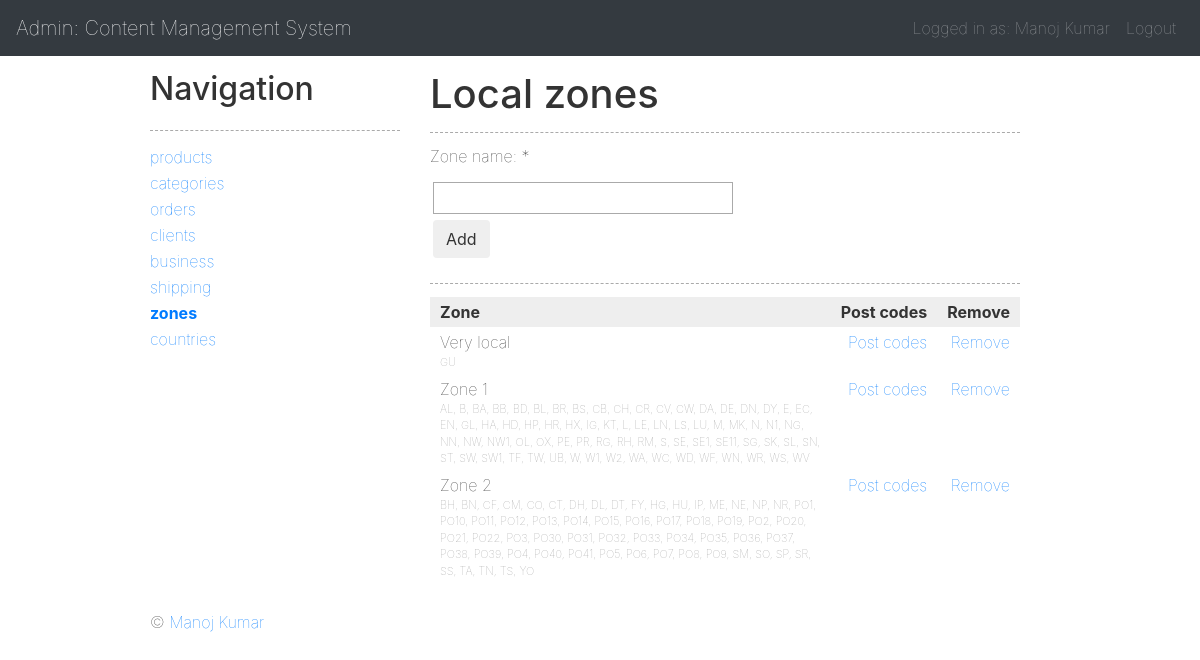
/panel/zone (signed in), run on the app's committed database.
### tables this page shows
CREATE TABLE `zones` (
  `id` int(11) UNSIGNED NOT NULL,
  `name` varchar(100) NOT NULL
);

### app/Plugin.php (called while the page is built, shortened)
<?php
class Plugin
{
    public static function get($file = null, $data = null)
    {
        $path = PLUGIN_PATH . DS . $file . '.php';
        if (!empty($file) && is_file($path)) {
            @include($path);
            return ob_get_clean();
        }
        return null;
    }
}

### index.php (called while the page is built, shortened)
<?php
$core = new Core();
$core->run();

### app/Database/Database.php (called while the page is built, shortened)
<?php
abstract class Database
{
    protected $_schema;
    protected $_hostname;
    protected $_port;
    protected $_database;
    protected $_username;
    protected $_password;
    private $_fetchMode = PDO::FETCH_ASSOC;
    private $_driverOptions = array();
    private $_connectionString = null;
    private $_pdoObject = null;
    public function setDriverOption($key = null, $value = null)
    {
        $this->_driverOptions[$key] = $value;
    }
    private function _setConnection()
    {
        switch ($this->_schema) {
            case 'mysql':
                $this->_connectionString = "mysql:dbname={$this->_database};host={$this->_hostname};port={$this->_port}";
                break;
        }
    }
    private function _connect()
    {
        try {
            $this->_pdoObject = new PDO(
                $this->_connectionString,
                $this->_username,
                $this->_password,
                $this->_driverOptions
            );
        } catch (PDOException $e) {
            echo $this->_exceptionOutput($e, 'There was a problem with the Database connection');
        }
    }
    private function _query($sql = null, $params = null)
    {
        if (!empty($sql)) {
            $statement = $this->_pdoObject->prepare($sql, $this->_driverOptions);
            $paramsConverted = array();
            if (get_magic_quotes_gpc() === true) {
                if (is_array($params)) {
                    foreach ($params as $key => $value) {
                        $paramsConverted[$key] = stripcslashes($value);
                    }
                } else {
                    $paramsConverted[] = stripcslashes($params);
                }
            } else {
                $paramsConverted = is_array($params) ? $params : array($params);
            }
            if (!$statement->execute($paramsConverted) || $statement->errorCode() != '00000') {
                $errorInfo = $statement->errorInfo();
                throw new PDOException("Database error [{$errorInfo[0]}]: {$errorInfo[2]}, driver error code is {$errorInfo[1]}<br />SQL: {$sql}");
            }
            return $statement;
        }
    }
    public function fetchAll($sql = null, $params = null)
    {
        if (!empty($sql)) {
            try {
                $statement = $this->_query($sql, $params);
                return $statement->fetchAll($this->_fetchMode);
            } catch (PDOException $e) {
                echo $this->_exceptionOutput($e, 'Something went wrong trying to fetch records');
            }
        }
        return false;
    }
}

### app/Shipping.php (called while the page is built, shortened)
<?php
class Shipping extends Application
{
    protected $_table_3 = 'zones';
    protected $_table_4 = 'zones_post_codes';
    public function getZones()
    {
        $sql = "SELECT `z`.*,
				(
					SELECT GROUP_CONCAT(`post_code` ORDER BY `post_code` ASC SEPARATOR ', ')
					FROM `{$this->_table_4}`
					WHERE `zone` = `z`.`id`
				) AS `post_codes`
				FROM `{$this->_table_3}` `z`
				ORDER BY `z`.`name` ASC";
        return $this->_Db->fetchAll($sql);
    }
}

### app/Basket.php (called while the page is built, shortened)
<?php
class Basket
{
    public $vat_rate;
    public $sub_total;
    private $_user;
    public function __construct($user = null)
    {
        $this->empty_basket = empty($_SESSION['basket']) ? true : false;
        if (!empty($this->_user) && ($this->_user['country'] == COUNTRY_LOCAL || INTERNATIONAL_VAT)) {
            $objBusiness = new Business();
            $this->vat_rate = $objBusiness->getVatRate();
        } else {
            $this->vat_rate = 0;
        }
    }
    private function _noItems()
    {
        $value = 0;
    }
    private function _subtotal()
    {
        $value = 0;
        $this->sub_total = round($value, 2);
    }
    private function _vat()
    {
        $value = 0;
        $this->_vat = round($value, 2);
    }
    private function _process()
    {
        $this->final_shipping_cost = Session::getSession('shipping_cost');
        $this->final_sub_total = round(($this->sub_total + $this->final_shipping_cost), 2);
        $this->final_vat = round(($this->vat_rate * ($this->final_sub_total / 100)), 2);
    }
}

### app/Session.php (called while the page is built, shortened)
<?php
class Session
{
    public static function getSession($name = null)
    {
        if (!empty($name)) {
            return isset($_SESSION[$name]) ? $_SESSION[$name] : null;
        }
    }
}

### app/Application.php (called while the page is built, shortened)
<?php
abstract class Application
{
    public function __construct()
    {
        $this->_Db = new MySQL();
    }
}

### app/Helper.php (called while the page is built, shortened)
<?php
class Helper
{
    public static function encodeHTML($string, $case = 2)
    {
        switch ($case) {
            case 2:
                $pattern = '<([a-zA-Z0-9\.\, "\'_\/\-\+~=;:\(\)?&#%![\]@]+)>';
                $textMatches = preg_split('/' . $pattern . '/', $string);
                $textSanitised = array();
                foreach ($textMatches as $key => $value) {
                    $textSanitised[$key] = htmlentities(html_entity_decode($value, ENT_QUOTES, 'UTF-8'), ENT_QUOTES, 'UTF-8');
                }
                foreach ($textMatches as $key => $value) {
                    $string = str_replace($value, $textSanitised[$key], $string);
                }
                return $string;
                break;
        }
    }
    public static function makeArray($array = null)
    {
        return is_array($array) ? $array : array($array);
    }
}

### app/Url.php (called while the page is built, shortened)
<?php
class Url
{
    public $key_modules = array('panel');
    public $module = 'front';
    public $main = 'index';
    private function _process()
    {
        $uri = $_SERVER['REQUEST_URI'];
        if (!empty($uri)) {
            $uriQ = explode('?', $uri);
            $uri = $uriQ[0];
            $uri = Helper::clearString($uri, PAGE_EXT);
            $firstChar = substr($uri, 0, 1);
            if ($firstChar == '/') {
                $uri = substr($uri, 1);
            }
            if (!empty($uri)) {
                $uri = explode('/', $uri);
                $first = array_shift($uri);
                if (in_array($first, $this->key_modules)) {
                    $this->module = $first;
                    $first = empty($uri) ? $this->main : array_shift($uri);
                }
                $this->main = $first;
            }
        }
    }
    public function getCurrent($exclude = null, $extension = false, $add = null)
    {
        $out = array();
        if ($this->module !== 'front') {
            $out[] = $this->module;
        }
        $out[] = $this->main;
        if (!empty($add)) {
            $add = Helper::makeArray($add);
            foreach ($add as $item) {
                $out[] = $item;
            }
        }
        $url = '/' . implode('/', $out);
        $url .= $extension ? PAGE_EXT : null;
        return $url;
    }
}

### plugin/admin/zone.php (the view, shortened to what this page needs)
<?php
if (!empty($data['rows'])) {
?>
	<table cellpadding="0" cellspacing="0" border="0" class="tbl_repeat">
		<tr>
			<th>Zone</th>
			<th class="col_1 ta_r">Post codes</th>
			<th class="col_1 ta_r">Remove</th>
		</tr>
		<tbody>
			<?php foreach($data['rows'] as $item) { ?>
				<tr id="row-<?php echo $item['id']; ?>">
					<td>
						<span
							class="clickHideShow"
							data-show="#name-<?php echo $item['id']; ?>"
						>
							<?php echo Helper::encodeHtml($item['name']); ?>
						</span>
						<div class="textSmall"><?php echo $item['post_codes']; ?></div>
					</td>
					<td class="ta_r">
						<a
							href="<?php echo $data['objUrl']->getCurrent(array('action', 'id'), false, array('action', 'codes', 'id', $item['id'])); ?>"
						>Post codes</a>
					</td>
					<td class="ta_r">
						<a
							href="#"
							class="clickAddRowConfirm"
							data-url="<?php echo $data['objUrl']->getCurrent(array('action', 'id'), false, array('action', 'remove', 'id', $item['id'])); ?>"
							data-span="3"
						>Remove</a>
					</td>
				</tr>
			<?php } ?>
		</tbody>
	</table>
<?php } else { ?>
	<p>There are currently no records.</p>
<?php } ?>

### css/core.css (style rules this page uses)
* { border: none; outline: none; font-weight: 100; color: #333; margin: 0; padding: 0 }
body { background: #111; text-align: center; font-family: Arial, Verdana, Sans-serif; font-size: 12px; line-height: 21px }
#header, #outer, #footer, .cl, .dev, #basket_left, .tbl_repeat { width: 100%; clear: both }
th, td { text-align: left; vertical-align: top }
.tbl_repeat th, .tbl_repeat td { padding: 3px 10px }
.tbl_repeat th { background: #eee; font-weight: 700 }
.ta_r, th.ta_r, .td.ta_r { text-align: right }
.catalogue_wrapper img, .tbl_repeat, .tbl_insert { margin-bottom: 14px }
.col_1 { width: 1%; white-space: nowrap; }
.textSmall { font-size: 11px; color: #999; }

### data on the page
zones: name "Very local", post_codes "GU"
zones: name "Zone 1", post_codes "AL, B, BA, BB, BD, BL, BR, BS, CB, CH, CR, CV, CW, DA, DE, DN, DY, E, EC, EN, GL, HA, HD, HP, HR, HX, IG, KT, L, LE, LN, LS, LU, M, MK, N, N1, NG, NN, NW, NW1, OL, OX, PE, PR, RG, RH, RM, S, SE, SE1, SE11, SG, SK, SL, SN, ST, SW, SW1, TF, TW, UB, W, W1, W2, WA, WC, WD, WF, WN, WR, WS, WV"
zones: name "Zone 2", post_codes "BH, BN, CF, CM, CO, CT, DH, DL, DT, FY, HG, HU, IP, ME, NE, NP, NR, PO1, PO10, PO11, PO12, PO13, PO14, PO15, PO16, PO17, PO18, PO19, PO2, PO20, PO21, PO22, PO3, PO30, PO31, PO32, PO33, PO34, PO35, PO36, PO37, PO38, PO39, PO4, PO40, PO41, PO5, PO6, PO7, PO8, PO9, SM, SO, SP, SR, SS, TA, TN, TS, YO"
